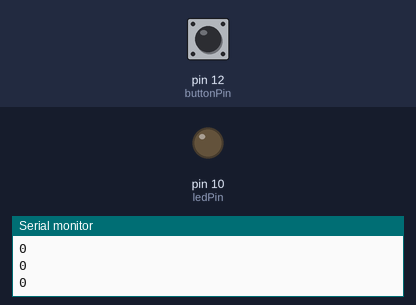
This sketch was run on a simulated Arduino Uno, built with avr-gcc and run on an emulated ATmega328P. On the bench: output pins drawn as LEDs (lit = HIGH), the last lines printed to the serial monitor. The inputs (shaded band) are chosen by the test bench; at power-on: pin 12 (buttonPin) LOW.

Above: at 1.4 s.
1.5 s: pin 12 (buttonPin) pulled HIGH for 1 s
At 3.1 s:
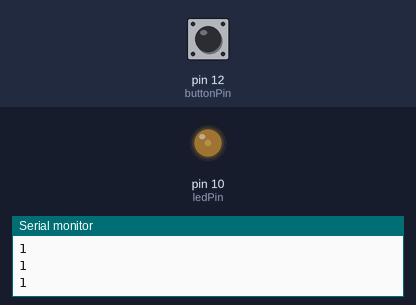
4.0 s: pin 12 (buttonPin) pulled HIGH for 0.25 s
At 4.5 s:
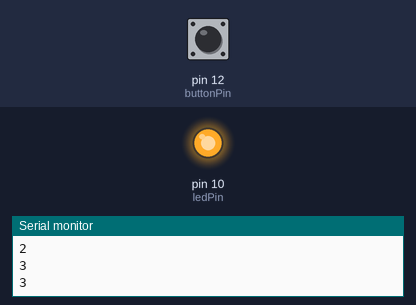
5.7 s: pin 12 (buttonPin) pulled HIGH for 3.2 s
At 6.3 s:
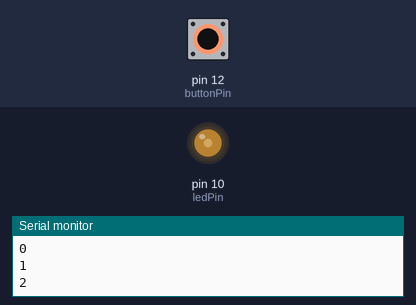
Timing chart, 0 to 10.3 s (numbered marks = the images above; inputs shaded):
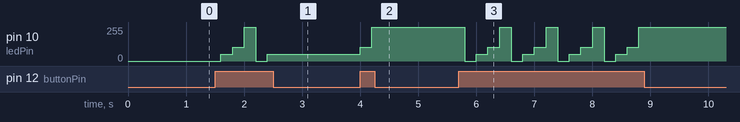

Measured:
- after the input at 1.5 s, pin 10 (ledPin): 0/255 → 51/255 after 0.10 s, → 102/255 0.20 s later, → 255/255 0.20 s later, → 0/255 0.20 s later, … (5 changes in this stretch)
- after the input at 4.0 s, pin 10 (ledPin): 51/255 → 102/255 at once, → 255/255 0.20 s later
- after the input at 5.7 s, pin 10 (ledPin): 255/255 → 0/255 after 0.10 s, then repeats every 0.80 s: 51/255 0.20 s, 102/255 0.20 s, 255/255 0.20 s, 0/255 0.20 s, until it stays 255/255 from 8.8 s

The sketch:

laksikan_workshop_2_part_1_1.ino
```cpp
const int buttonPin = 12;
const int ledPin = 10;
int buttonState = 0;

int buttonMode = 0;

void setup() {
  Serial.begin(115200);
  pinMode(buttonPin, INPUT);
  pinMode(ledPin, OUTPUT);
}

void loop() {
  delay(200);  // Sampling time

  int buttonState1 = digitalRead(buttonPin);
  if(buttonState1 == HIGH && buttonState1 == LOW){
    buttonState = HIGH;
  }
  int buttonState = buttonState1;

  if (buttonState == HIGH && buttonMode < 4) {
    buttonMode = buttonMode + 1;
  }

  if (buttonState == HIGH && buttonMode == 4) {
    buttonMode = 0;
  }

  if (buttonMode == 0) {
    analogWrite(ledPin, 0);         // OFF
  } else if (buttonMode == 1) {
    analogWrite(ledPin, 0.2*255);        // 20%
  } else if (buttonMode == 2) {
    analogWrite(ledPin, 0.4*255);       // 40%
  } else if (buttonMode == 3) {
    analogWrite(ledPin, 255);       // 100%
  }
  Serial.println(buttonMode);
}
```
